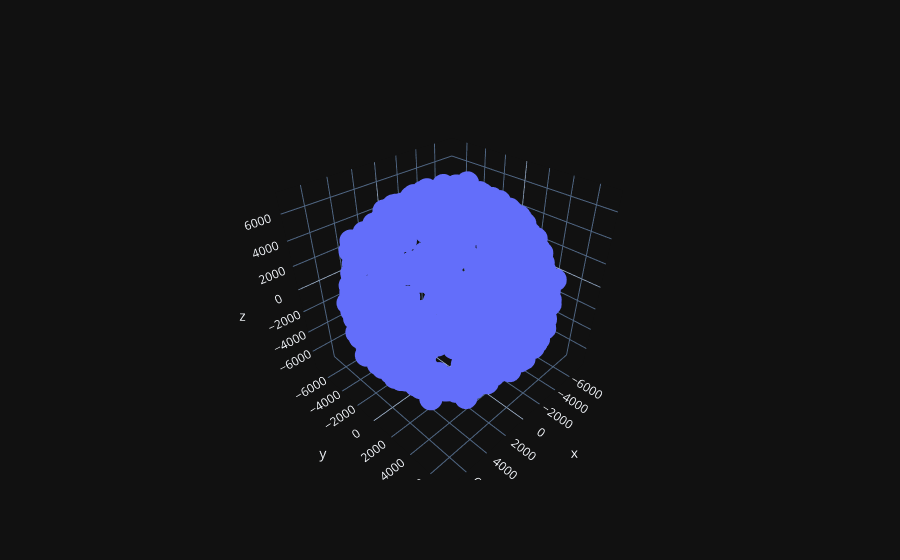
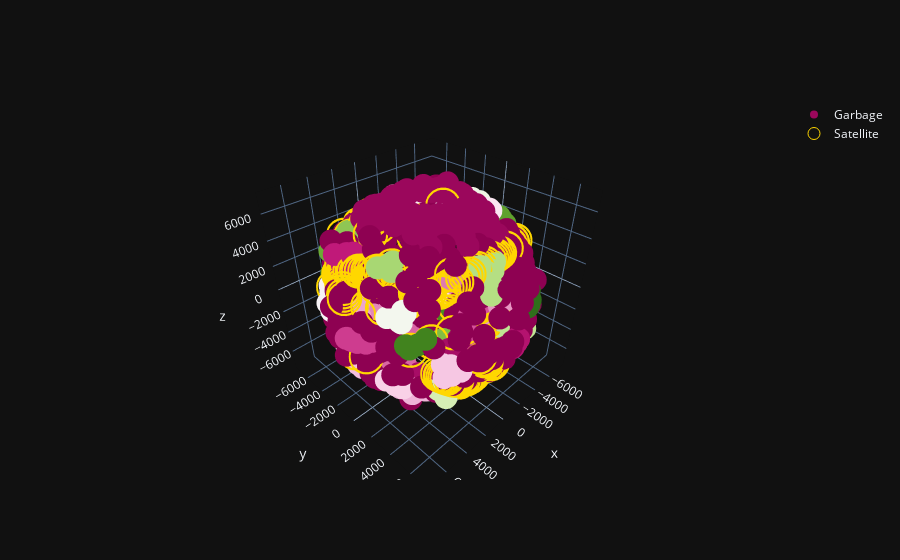

The cell these charts' notebook holds for them, in order:
### Code cell
# DBSCAN for cosmos garbage
with open('../Data/cosmos.csv') as f:
        lines = omm.parse_csv(f)
        fields = [field for field in lines]

Cosmos_G = []
result_cosmos = []

for field in fields:
    sat = Satrec()
    satellite = omm.initialize(sat, field)
    jd, fr = xd, xr
    e, r, v = sat.sgp4(jd, fr)
    Cosmos_G.append(r)
    result_cosmos.append([field['OBJECT_NAME'],field['OBJECT_ID'],field['EPOCH'], *r])

data_garbage_cosmos = np.array(Cosmos_G)
data_garbage_cosmos = data_garbage_cosmos[~np.isnan(data_garbage_cosmos).any(axis=1)]

result_cosmos = pd.DataFrame(result_cosmos,columns=['OBJECT_NAME','OBJECT_ID','EPOCH','x','y','z']).dropna()

fig = go.Figure(data=[go.Scatter3d(x=data_garbage_cosmos[:,0], y=data_garbage_cosmos[:,1], z=data_garbage_cosmos[:,2],
                                   mode='markers')])
fig.show()


model = DBSCAN(eps=800, min_samples=4)
model.fit_predict(data_garbage_cosmos)
pred_cosmos = model.fit_predict(data_garbage_cosmos)

fig = go.Figure(data=[go.Scatter3d(x=data_garbage_cosmos[:,0], y=data_garbage_cosmos[:,1], z=data_garbage_cosmos[:,2],
                                   mode='markers',name="Garbage", marker={"size":8, "color":pred_cosmos})])

fig.add_trace(go.Scatter3d(x=data_satellite[:,0], y=data_satellite[:,1], z=data_satellite[:,2], mode='markers',marker_symbol='circle-open',name="Satellite", marker={"size":12, "color":'gold'}))

fig.show()

### Figure 1 — Plotly figure (JSON) as saved in the notebook; plotly's stock layout.template omitted (floating-point values rounded to 4 significant figures; data arrays with more than 128 entries replaced by an {"elided": "..."} marker saying what was removed)
{"data": [{"mode": "markers", "x": {"elided": "770 float values"}, "y": {"elided": "770 float values"}, "z": {"elided": "770 float values"}, "type": "scatter3d"}], "layout": {}}

### Figure 2 — Plotly figure (JSON) as saved in the notebook; plotly's stock layout.template omitted (floating-point values rounded to 4 significant figures; data arrays with more than 128 entries replaced by an {"elided": "..."} marker saying what was removed)
{"data": [{"marker": {"color": {"elided": "770 int values"}, "size": 8}, "mode": "markers", "name": "Garbage", "x": {"elided": "770 float values"}, "y": {"elided": "770 float values"}, "z": {"elided": "770 float values"}, "type": "scatter3d"}, {"marker": {"color": "gold", "size": 12, "symbol": "circle-open"}, "mode": "markers", "name": "Satellite", "x": {"elided": "208 float values"}, "y": {"elided": "208 float values"}, "z": {"elided": "208 float values"}, "type": "scatter3d"}], "layout": {}}
